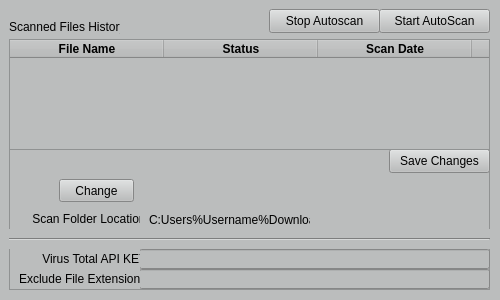
<?xml version="1.0" encoding="UTF-8"?>
<ui version="4.0">
 <class>MainWindow</class>
 <widget class="QWidget" name="MainWindow">
  <property name="geometry">
   <rect>
    <x>0</x>
    <y>0</y>
    <width>500</width>
    <height>300</height>
   </rect>
  </property>
  <property name="minimumSize">
   <size>
    <width>500</width>
    <height>300</height>
   </size>
  </property>
  <property name="maximumSize">
   <size>
    <width>500</width>
    <height>300</height>
   </size>
  </property>
  <property name="windowTitle">
   <string>VT-File-Scanner</string>
  </property>
  <property name="styleSheet">
   <string notr="true">background-color:#bbbdbd;</string>
  </property>
  <widget class="QWidget" name="MainWidget" native="true">
   <property name="geometry">
    <rect>
     <x>9</x>
     <y>9</y>
     <width>702</width>
     <height>282</height>
    </rect>
   </property>
   <widget class="QPushButton" name="StartAutoScanBtn">
    <property name="geometry">
     <rect>
      <x>370</x>
      <y>0</y>
      <width>111</width>
      <height>24</height>
     </rect>
    </property>
    <property name="sizePolicy">
     <sizepolicy hsizetype="Minimum" vsizetype="Fixed">
      <horstretch>0</horstretch>
      <verstretch>0</verstretch>
     </sizepolicy>
    </property>
    <property name="text">
     <string>Start AutoScan</string>
    </property>
    <property name="icon">
     <iconset resource="resources.qrc">
      <normaloff>:/icons/icons/play.svg</normaloff>:/icons/icons/play.svg</iconset>
    </property>
    <property name="autoDefault">
     <bool>false</bool>
    </property>
   </widget>
   <widget class="QFrame" name="SettingsFrame">
    <property name="geometry">
     <rect>
      <x>0</x>
      <y>140</y>
      <width>481</width>
      <height>141</height>
     </rect>
    </property>
    <property name="frameShape">
     <enum>QFrame::StyledPanel</enum>
    </property>
    <property name="frameShadow">
     <enum>QFrame::Raised</enum>
    </property>
    <widget class="QLineEdit" name="ExclExtensionInput">
     <property name="geometry">
      <rect>
       <x>130</x>
       <y>120</y>
       <width>351</width>
       <height>20</height>
      </rect>
     </property>
    </widget>
    <widget class="QPushButton" name="SaveChangesBtn">
     <property name="geometry">
      <rect>
       <x>380</x>
       <y>0</y>
       <width>101</width>
       <height>24</height>
      </rect>
     </property>
     <property name="sizePolicy">
      <sizepolicy hsizetype="Minimum" vsizetype="Fixed">
       <horstretch>0</horstretch>
       <verstretch>0</verstretch>
      </sizepolicy>
     </property>
     <property name="layoutDirection">
      <enum>Qt::LeftToRight</enum>
     </property>
     <property name="autoFillBackground">
      <bool>false</bool>
     </property>
     <property name="text">
      <string>Save Changes</string>
     </property>
     <property name="icon">
      <iconset>
       <normaloff>:/newPrefix/icons/save.svg</normaloff>:/newPrefix/icons/save.svg</iconset>
     </property>
     <property name="autoDefault">
      <bool>false</bool>
     </property>
    </widget>
    <widget class="QLabel" name="ExclExtensionLabel">
     <property name="geometry">
      <rect>
       <x>10</x>
       <y>120</y>
       <width>121</width>
       <height>20</height>
      </rect>
     </property>
     <property name="text">
      <string>Exclude File Extensions:</string>
     </property>
    </widget>
    <widget class="QLineEdit" name="VTApiKeyInput">
     <property name="geometry">
      <rect>
       <x>130</x>
       <y>100</y>
       <width>351</width>
       <height>20</height>
      </rect>
     </property>
    </widget>
    <widget class="QLabel" name="FolderPathLabel">
     <property name="geometry">
      <rect>
       <x>140</x>
       <y>60</y>
       <width>161</width>
       <height>21</height>
      </rect>
     </property>
     <property name="text">
      <string>C:Users%Username%Downloads</string>
     </property>
    </widget>
    <widget class="QPushButton" name="FolderLocationBtn">
     <property name="geometry">
      <rect>
       <x>50</x>
       <y>30</y>
       <width>75</width>
       <height>23</height>
      </rect>
     </property>
     <property name="text">
      <string>Change</string>
     </property>
    </widget>
    <widget class="QLabel" name="VTApiKeyLabel">
     <property name="geometry">
      <rect>
       <x>10</x>
       <y>100</y>
       <width>121</width>
       <height>20</height>
      </rect>
     </property>
     <property name="text">
      <string>       Virus Total API KEY:</string>
     </property>
    </widget>
    <widget class="QLabel" name="ScanFolderLabel">
     <property name="geometry">
      <rect>
       <x>10</x>
       <y>60</y>
       <width>121</width>
       <height>20</height>
      </rect>
     </property>
     <property name="text">
      <string>    Scan Folder Location:</string>
     </property>
    </widget>
    <widget class="Line" name="line">
     <property name="geometry">
      <rect>
       <x>0</x>
       <y>80</y>
       <width>481</width>
       <height>20</height>
      </rect>
     </property>
     <property name="orientation">
      <enum>Qt::Horizontal</enum>
     </property>
    </widget>
   </widget>
   <widget class="QTreeWidget" name="ScanHistoryTreeWidget">
    <property name="geometry">
     <rect>
      <x>0</x>
      <y>30</y>
      <width>481</width>
      <height>111</height>
     </rect>
    </property>
    <property name="styleSheet">
     <string notr="true"/>
    </property>
    <property name="verticalScrollBarPolicy">
     <enum>Qt::ScrollBarAsNeeded</enum>
    </property>
    <property name="horizontalScrollBarPolicy">
     <enum>Qt::ScrollBarAlwaysOff</enum>
    </property>
    <property name="indentation">
     <number>0</number>
    </property>
    <property name="itemsExpandable">
     <bool>true</bool>
    </property>
    <property name="sortingEnabled">
     <bool>false</bool>
    </property>
    <attribute name="headerMinimumSectionSize">
     <number>33</number>
    </attribute>
    <attribute name="headerDefaultSectionSize">
     <number>154</number>
    </attribute>
    <attribute name="headerHighlightSections">
     <bool>false</bool>
    </attribute>
    <attribute name="headerStretchLastSection">
     <bool>false</bool>
    </attribute>
    <column>
     <property name="text">
      <string>File Name</string>
     </property>
     <property name="font">
      <font>
       <pointsize>9</pointsize>
       <weight>75</weight>
       <bold>true</bold>
      </font>
     </property>
     <property name="textAlignment">
      <set>AlignCenter</set>
     </property>
    </column>
    <column>
     <property name="text">
      <string>Status</string>
     </property>
     <property name="font">
      <font>
       <pointsize>9</pointsize>
       <weight>75</weight>
       <bold>true</bold>
      </font>
     </property>
     <property name="textAlignment">
      <set>AlignCenter</set>
     </property>
    </column>
    <column>
     <property name="text">
      <string>Scan Date</string>
     </property>
     <property name="font">
      <font>
       <weight>75</weight>
       <bold>true</bold>
      </font>
     </property>
     <property name="textAlignment">
      <set>AlignCenter</set>
     </property>
    </column>
    <column>
     <property name="text">
      <string>Detection</string>
     </property>
     <property name="font">
      <font>
       <weight>75</weight>
       <bold>true</bold>
      </font>
     </property>
     <property name="textAlignment">
      <set>AlignCenter</set>
     </property>
    </column>
   </widget>
   <widget class="QLabel" name="ScannedFileHistoryLabel">
    <property name="geometry">
     <rect>
      <x>0</x>
      <y>10</y>
      <width>111</width>
      <height>16</height>
     </rect>
    </property>
    <property name="text">
     <string>Scanned Files History:</string>
    </property>
   </widget>
   <widget class="QPushButton" name="StopAutoScanBtn">
    <property name="geometry">
     <rect>
      <x>260</x>
      <y>0</y>
      <width>111</width>
      <height>24</height>
     </rect>
    </property>
    <property name="sizePolicy">
     <sizepolicy hsizetype="Minimum" vsizetype="Fixed">
      <horstretch>0</horstretch>
      <verstretch>0</verstretch>
     </sizepolicy>
    </property>
    <property name="text">
     <string>Stop Autoscan</string>
    </property>
    <property name="icon">
     <iconset resource="resources.qrc">
      <normaloff>:/icons/icons/x.svg</normaloff>:/icons/icons/x.svg</iconset>
    </property>
    <property name="autoDefault">
     <bool>false</bool>
    </property>
   </widget>
  </widget>
 </widget>
 <resources>
  <include location="resources.qrc"/>
 </resources>
 <connections/>
</ui>
